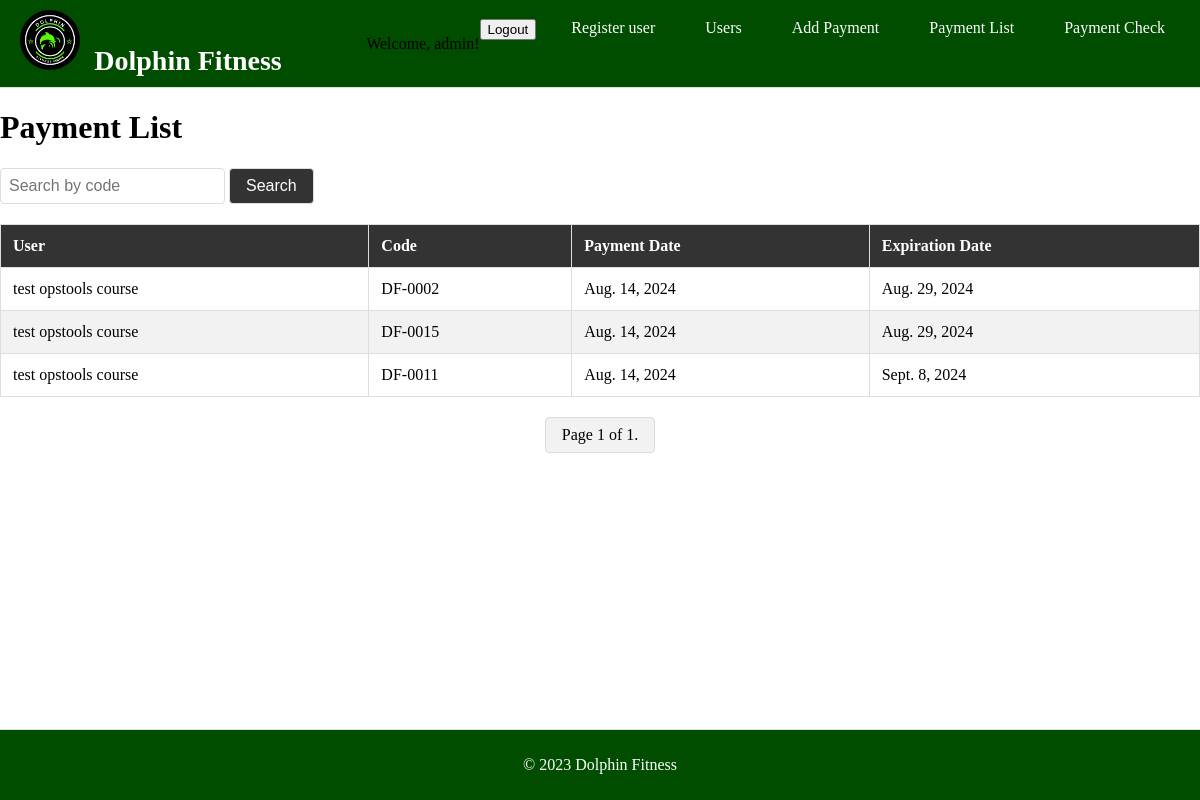
The app's page /payment_list/ (signed in), older data.
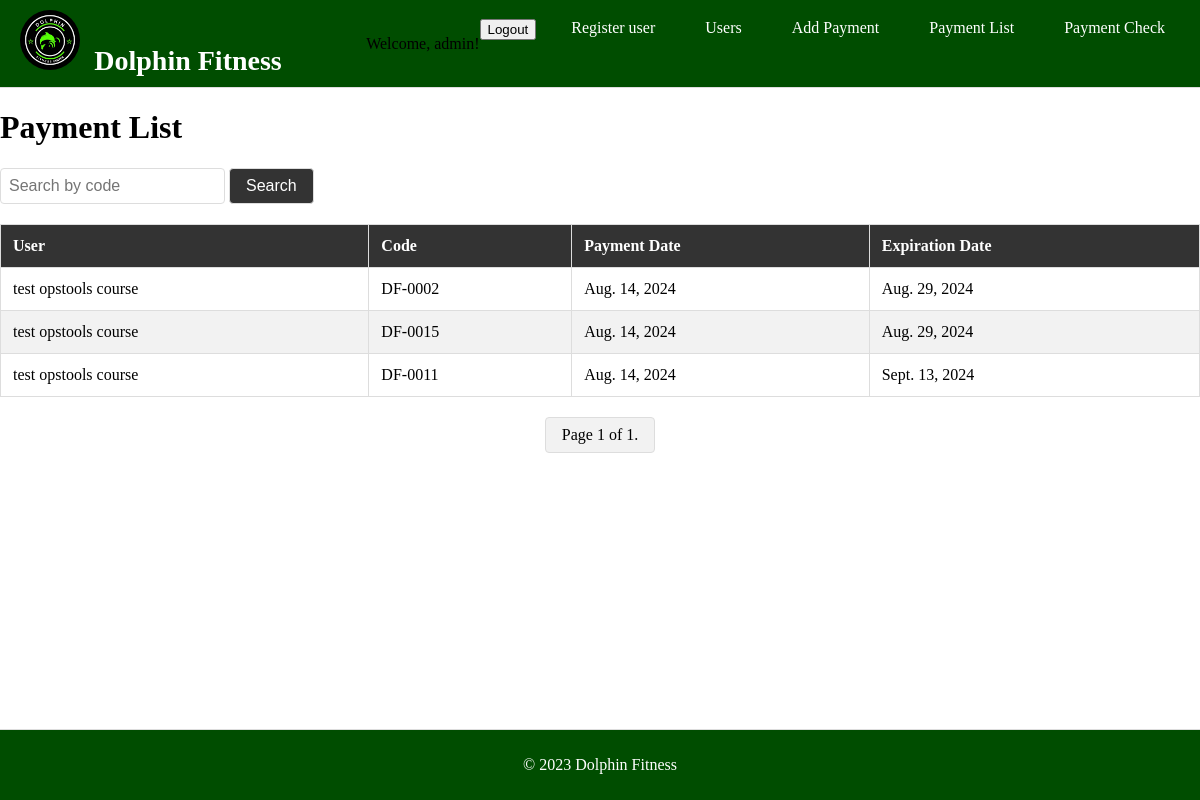
The same page, newer data.
### users/models.py (models this page shows, shortened)
class Payment(models.Model):
    user = models.ForeignKey(User, on_delete=models.CASCADE)
    payment_date = models.DateField(auto_now_add=True)
    expiration_date = models.DateField()

class User(models.Model):
    first_name = models.CharField(max_length=30)
    last_name = models.CharField(max_length=30)
    phone_number = models.CharField(max_length=15)
    height = models.FloatField()
    weight = models.FloatField()
    code = models.CharField(max_length=7, unique=True)  # Add this line

### users/views.py (the view)
# urls.py: path('payment_list/', views.payment_list, name='payment_list'),
@login_required
@user_passes_test(is_admin)
def payment_list(request):
    search_query = request.GET.get('search', '')
    if search_query:
        payments = Payment.objects.filter(Q(user__code__icontains=search_query))
    else:
        payments = Payment.objects.all()
    paginator = Paginator(payments, 15)  # Show 15 payments per page
    page_number = request.GET.get('page')
    page_obj = paginator.get_page(page_number)
    return render(request, 'users/payment_list.html', {'page_obj': page_obj, 'search_query': search_query})

### users/views.py (called while the page is built)
def is_admin(user):
    return user.is_authenticated and user.is_staff

### users/templates/users/payment_list.html (shortened to what this page needs)
{% extends 'users/base.html' %}
{% block content %}
<h1>Payment List</h1>
<form method="get" style="margin-bottom: 20px;">
    <input type="text" name="search" placeholder="Search by code" value="{{ search_query }}" style="padding: 8px; font-size: 16px; border-radius: 4px; border: 1px solid #ddd;">
    <button type="submit" style="padding: 8px 16px; font-size: 16px; border-radius: 4px; border: 1px solid #ddd; background-color: #333; color: white;">Search</button>
</form>
<table class="payment-table">
    <thead>
        <tr>
            <th>User</th>
            <th>Code</th>
            <th>Payment Date</th>
            <th>Expiration Date</th>
        </tr>
    </thead>
    <tbody>
        {% for payment in page_obj %}
        <tr>
            <td>{{ payment.user.first_name }} {{ payment.user.last_name }}</td>
            <td>{{ payment.user.code }}</td>
            <td>{{ payment.payment_date }}</td>
            <td>{{ payment.expiration_date }}</td>
        </tr>
        {% empty %}
        <tr>
            <td colspan="4">No payments found.</td>
        </tr>
        {% endfor %}
    </tbody>
</table>
<div class="pagination">
    <span class="current">
        Page {{ page_obj.number }} of {{ page_obj.paginator.num_pages }}.
    </span>
</div>
{% endblock %}

### users/templates/users/base.html (shortened to what this page needs)
<!DOCTYPE html>
<html>
<head>
    {% load static %}
    <link rel="stylesheet" type="text/css" href="{% static 'css/styles.css' %}">
</head>
<body>
    <header>
        <nav>
            <div class="nav-left">
                <a href="{% url 'home' %}" style="text-decoration: none; color: inherit;">
                    <img src="{% static 'images/logo.png' %}" alt="Logo" class="logo">
                    <span class="app-name" style="color: white;">Dolphin Fitness</span>
                </a>
            </div>
            <ul class="nav-right">
                {% if user.is_authenticated %}
                    <p>Welcome, {{ user.username }}! </p>
                    <form id="logout-form" action="{% url 'logout' %}" method="post">
                        <button type="submit">Logout</button>
                    </form>
                {% else %}
                    <a href="{% url 'login' %}">Login</a>
                {% endif %}
                <li><a href="{% url 'register_user' %}">Register user</a></li>
                <li><a href="{% url 'user_list' %}">Users</a></li>
                <li><a href="{% url 'add_payment' %}">Add Payment</a></li>
                <li><a href="{% url 'payment_list' %}">Payment List</a></li>
                <li><a href="{% url 'check_payment_status' %}">Payment Check</a></li>
            </ul>
        </nav>
    </header>
    <main>
        {% block content %}{% endblock %}
    </main>
    <footer>
        <p>&copy; 2023 Dolphin Fitness</p>
    </footer>
</body>
</html>

### static/css/styles.css (style rules this page uses)
html, body { height: 100%; margin: 0; display: flex; flex-direction: column; }
main { flex: 1; }
header { padding: 10px 20px; background-color: #004d00; border-bottom: 1px solid #ddd; }
nav { display: flex; justify-content: space-between; align-items: center; }
.nav-left { display: flex; align-items: center; }
.logo { height: 60px; margin-right: 10px; border-radius: 50%; }
.app-name { font-size: 28px; font-weight: bold; }
.nav-right { list-style: none; display: flex; margin: 0; padding: 0; }
.nav-right li { margin-left: 20px; }
.nav-right a { text-decoration: none; color: #ffffff; font-size: 16px; padding: 10px 15px; transition: background-color 0.3s, color 0.3s; }
footer { padding: 10px 20px; background-color: #004d00; color: #ffffff; text-align: center; border-top: 1px solid #ddd; margin-top: auto; }

### users/templates/users/payment_list.html (style rules this page uses)
.payment-table { width: 100%; border-collapse: collapse; margin: 20px 0; font-size: 16px; text-align: left; }
.payment-table th, .payment-table td { padding: 12px; border: 1px solid #ddd; }
.payment-table thead { background-color: #333; color: #fff; }
.payment-table tbody tr:nth-child(even) { background-color: #f2f2f2; }
.pagination { text-align: center; margin: 20px 0; }
.pagination .current { display: inline-block; padding: 8px 16px; border: 1px solid #ddd; border-radius: 4px; margin: 0 2px; background: #f2f2f2; }

Row changes from the older to the newer data that the page shows:
changed Payment "DF-0011": expiration_date "Sept. 8, 2024" → "Sept. 13, 2024"
